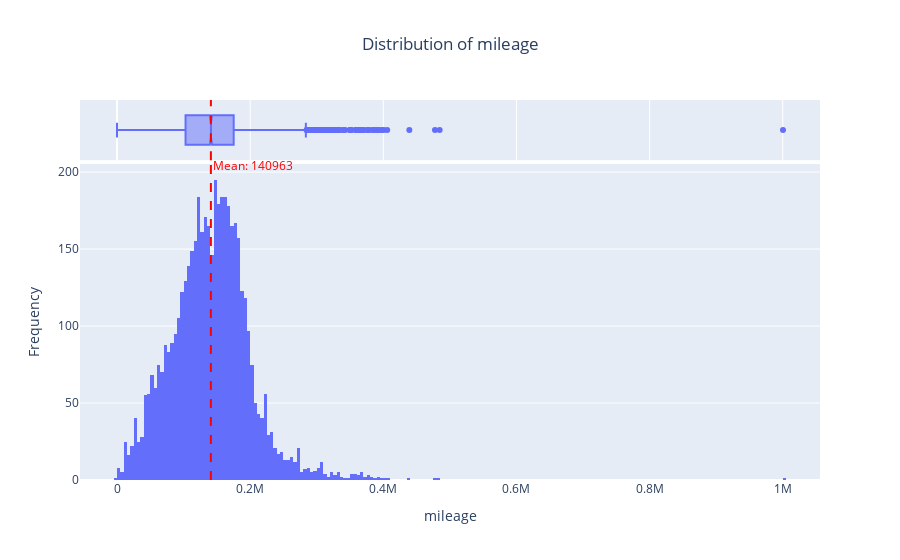
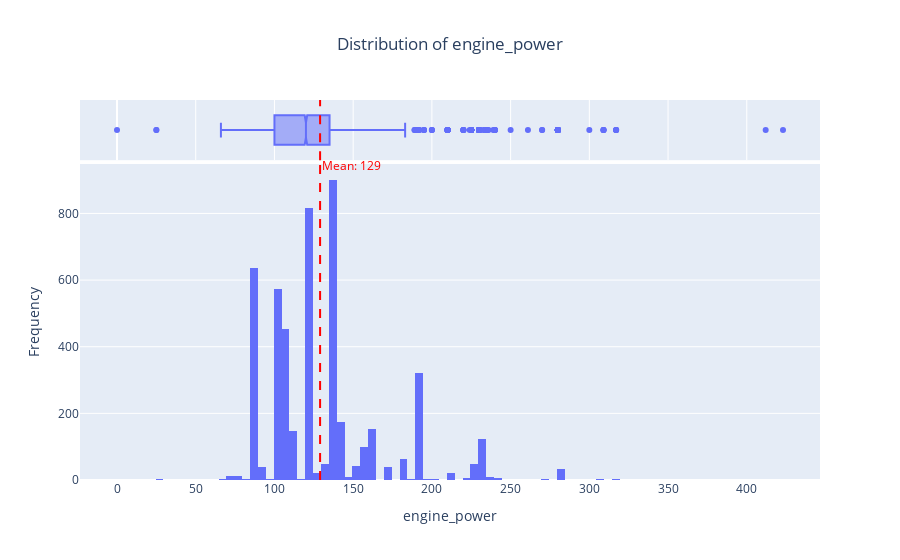

Notebook cell for these charts, in order:
### Code cell
# Histograms

for var in numeric_cols:
    fig = px.histogram(
            df,
            x=var,
            #nbins=30,
            title=f"Distribution of {var}",
            marginal="box", 
    )

    mean_val = df[var].mean()
    fig.add_vline(
        x=mean_val,
        line_dash="dash",
        line_color="red"
    )

    fig.add_annotation(
        x=mean_val,
        y=1.03,
        yref="y domain",
        showarrow=False,
        xanchor="left",
        text=f"Mean: {mean_val:.0f}",
        font=dict(color="red")
    )

    fig.update_layout(title_x=0.5, yaxis_title="Frequency")
    fig.show()

### Figure 1 — Plotly figure (JSON) as saved in the notebook; plotly's stock layout.template omitted (floating-point values rounded to 4 significant figures; data arrays with more than 128 entries replaced by an {"elided": "..."} marker saying what was removed)
{"data": [{"bingroup": "x", "hovertemplate": "mileage=%{x}<br>count=%{y}<extra></extra>", "legendgroup": "", "marker": {"color": "#636efa", "pattern": {"shape": ""}}, "name": "", "orientation": "v", "showlegend": false, "type": "histogram", "x": {"elided": "4843 int values"}, "xaxis": "x", "yaxis": "y"}, {"hovertemplate": "mileage=%{x}<extra></extra>", "legendgroup": "", "marker": {"color": "#636efa"}, "name": "", "notched": true, "showlegend": false, "type": "box", "x": {"elided": "4843 int values"}, "xaxis": "x2", "yaxis": "y2"}], "layout": {"annotations": [{"font": {"color": "red"}, "showarrow": false, "text": "Mean: 140963", "x": 141000.0, "xanchor": "left", "y": 1.03, "yref": "y domain"}], "barmode": "relative", "legend": {"tracegroupgap": 0}, "shapes": [{"line": {"color": "red", "dash": "dash"}, "type": "line", "x0": 141000.0, "x1": 141000.0, "xref": "x", "y0": 0, "y1": 1, "yref": "y domain"}, {"line": {"color": "red", "dash": "dash"}, "type": "line", "x0": 141000.0, "x1": 141000.0, "xref": "x2", "y0": 0, "y1": 1, "yref": "y2 domain"}], "title": {"text": "Distribution of mileage", "x": 0.5}, "xaxis": {"anchor": "y", "domain": [0, 1], "title": {"text": "mileage"}}, "xaxis2": {"anchor": "y2", "domain": [0, 1], "matches": "x", "showgrid": true, "showticklabels": false}, "yaxis": {"anchor": "x", "domain": [0, 0.8316], "title": {"text": "Frequency"}}, "yaxis2": {"anchor": "x2", "domain": [0.8416, 1], "matches": "y2", "showgrid": false, "showline": false, "showticklabels": false, "ticks": ""}}}

### Figure 2 — Plotly figure (JSON) as saved in the notebook; plotly's stock layout.template omitted (floating-point values rounded to 4 significant figures; data arrays with more than 128 entries replaced by an {"elided": "..."} marker saying what was removed)
{"data": [{"bingroup": "x", "hovertemplate": "engine_power=%{x}<br>count=%{y}<extra></extra>", "legendgroup": "", "marker": {"color": "#636efa", "pattern": {"shape": ""}}, "name": "", "orientation": "v", "showlegend": false, "type": "histogram", "x": {"elided": "4843 int values"}, "xaxis": "x", "yaxis": "y"}, {"hovertemplate": "engine_power=%{x}<extra></extra>", "legendgroup": "", "marker": {"color": "#636efa"}, "name": "", "notched": true, "showlegend": false, "type": "box", "x": {"elided": "4843 int values"}, "xaxis": "x2", "yaxis": "y2"}], "layout": {"annotations": [{"font": {"color": "red"}, "showarrow": false, "text": "Mean: 129", "x": 129.0, "xanchor": "left", "y": 1.03, "yref": "y domain"}], "barmode": "relative", "legend": {"tracegroupgap": 0}, "shapes": [{"line": {"color": "red", "dash": "dash"}, "type": "line", "x0": 129.0, "x1": 129.0, "xref": "x", "y0": 0, "y1": 1, "yref": "y domain"}, {"line": {"color": "red", "dash": "dash"}, "type": "line", "x0": 129.0, "x1": 129.0, "xref": "x2", "y0": 0, "y1": 1, "yref": "y2 domain"}], "title": {"text": "Distribution of engine_power", "x": 0.5}, "xaxis": {"anchor": "y", "domain": [0, 1], "title": {"text": "engine_power"}}, "xaxis2": {"anchor": "y2", "domain": [0, 1], "matches": "x", "showgrid": true, "showticklabels": false}, "yaxis": {"anchor": "x", "domain": [0, 0.8316], "title": {"text": "Frequency"}}, "yaxis2": {"anchor": "x2", "domain": [0.8416, 1], "matches": "y2", "showgrid": false, "showline": false, "showticklabels": false, "ticks": ""}}}
